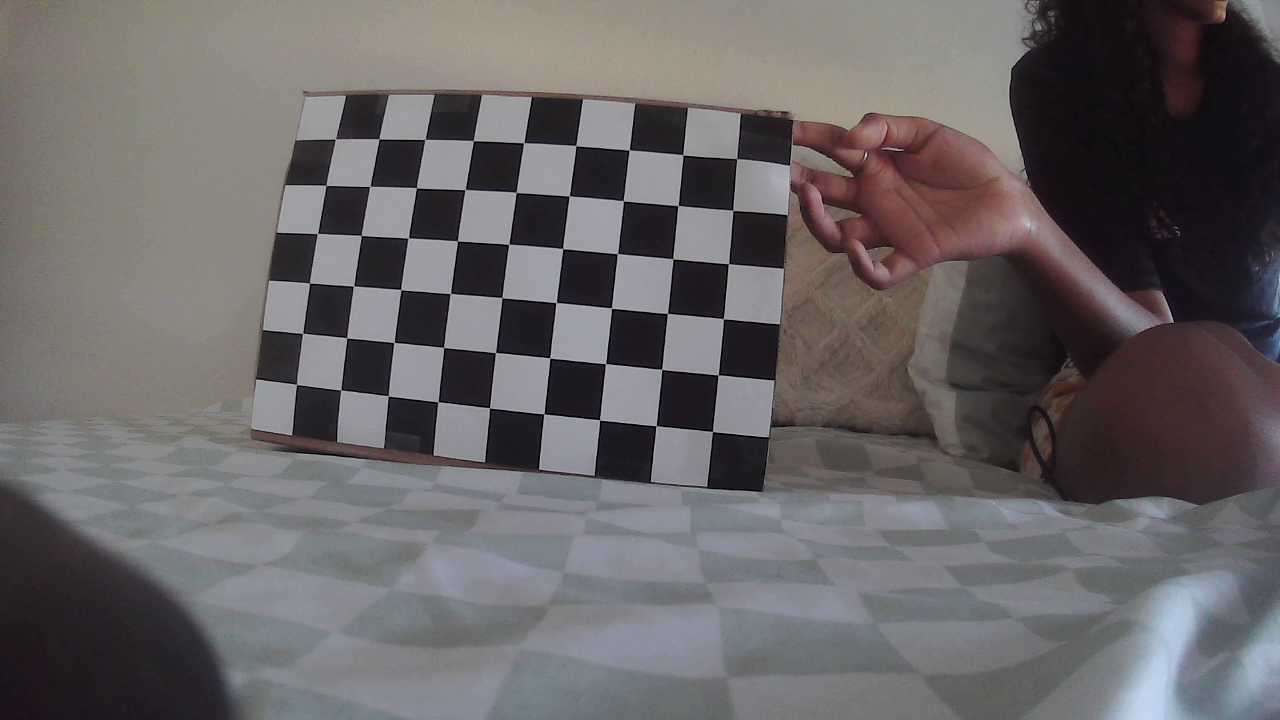
#> input picture lidar_camera_calibration/pairs/pair_006_image.png, 1280 x 720 px; its folder holds only this picture in this run
$ python 02_detect_checkerboard_pose.py
#> lines starting #> are read from the running program, lines starting #| are printed output that depends on the picture; after the words box and inside, x2 and y2 are one past the last pixel; in counts of white or black regions, pixels touching at a corner belong together
"""
Step 2: estimate checkerboard pose in each captured RGB image.

Run:
    python 02_detect_checkerboard_pose.py
"""

from pathlib import Path

import cv2
import numpy as np


CHECKERBOARD = (9, 6)
SQUARE_SIZE = 0.025  # meters
RGB_CALIBRATION_FILE = Path("../rgb_calibration/camera_calibration_normal.npz")
PAIR_DIR = Path("pairs")
POSE_DIR = Path("checkerboard_poses")
OUT_FILE = POSE_DIR / "checkerboard_poses.npz"


def make_object_points():
    objp = np.zeros((CHECKERBOARD[0] * CHECKERBOARD[1], 3), np.float32)
    objp[:, :2] = np.mgrid[0 : CHECKERBOARD[0], 0 : CHECKERBOARD[1]].T.reshape(-1, 2)
    objp *= SQUARE_SIZE
    return objp


def find_corners(image):
    gray = cv2.cvtColor(image, cv2.COLOR_BGR2GRAY)

    if hasattr(cv2, "findChessboardCornersSB"):
        flags = cv2.CALIB_CB_EXHAUSTIVE + cv2.CALIB_CB_ACCURACY
        found, corners = cv2.findChessboardCornersSB(gray, CHECKERBOARD, flags)
        if found:
            return True, corners.astype(np.float32)

    flags = cv2.CALIB_CB_ADAPTIVE_THRESH + cv2.CALIB_CB_NORMALIZE_IMAGE
    found, corners = cv2.findChessboardCorners(gray, CHECKERBOARD, flags)
    if not found:
        return False, None

    criteria = (cv2.TERM_CRITERIA_EPS + cv2.TERM_CRITERIA_MAX_ITER, 30, 0.001)
    corners = cv2.cornerSubPix(gray, corners, (11, 11), (-1, -1), criteria)
    return True, corners


def pose_to_plane(rvec, tvec):
    """Return checkerboard plane normal and one plane point in camera coordinates."""
    R, _ = cv2.Rodrigues(rvec)
    normal_camera = R @ np.array([[0.0], [0.0], [1.0]])
    normal_camera = normal_camera.reshape(3)
    normal_camera /= np.linalg.norm(normal_camera)
    point_camera = tvec.reshape(3)
    return normal_camera, point_camera


def main():
    POSE_DIR.mkdir(exist_ok=True)

    if not RGB_CALIBRATION_FILE.exists():
        print(f"Error: missing {RGB_CALIBRATION_FILE}")
        return

    calib = np.load(RGB_CALIBRATION_FILE)
#> (reads rgb_calibration/camera_calibration_normal.npz from the repository)
    camera_matrix = calib["camera_matrix"]
    dist_coeffs = calib["dist_coeffs"]
    objp = make_object_points()

    pair_ids = []
    rvecs = []
    tvecs = []
    normals = []
    plane_points = []

    for image_path in sorted(PAIR_DIR.glob("pair_*_image.png")):
        pair_id = image_path.stem.split("_")[1]
        image = cv2.imread(str(image_path))
#> image is the input picture: shape (720, 1280, 3); mean B, G, R 101.5, 100.3, 103.9
        if image is None:
            print(f"Skipping unreadable image: {image_path}")
            continue

        found, corners = find_corners(image)
#> in find_corners, `gray = cv2.cvtColor(image, cv2.COLOR_BGR2GRAY)`:
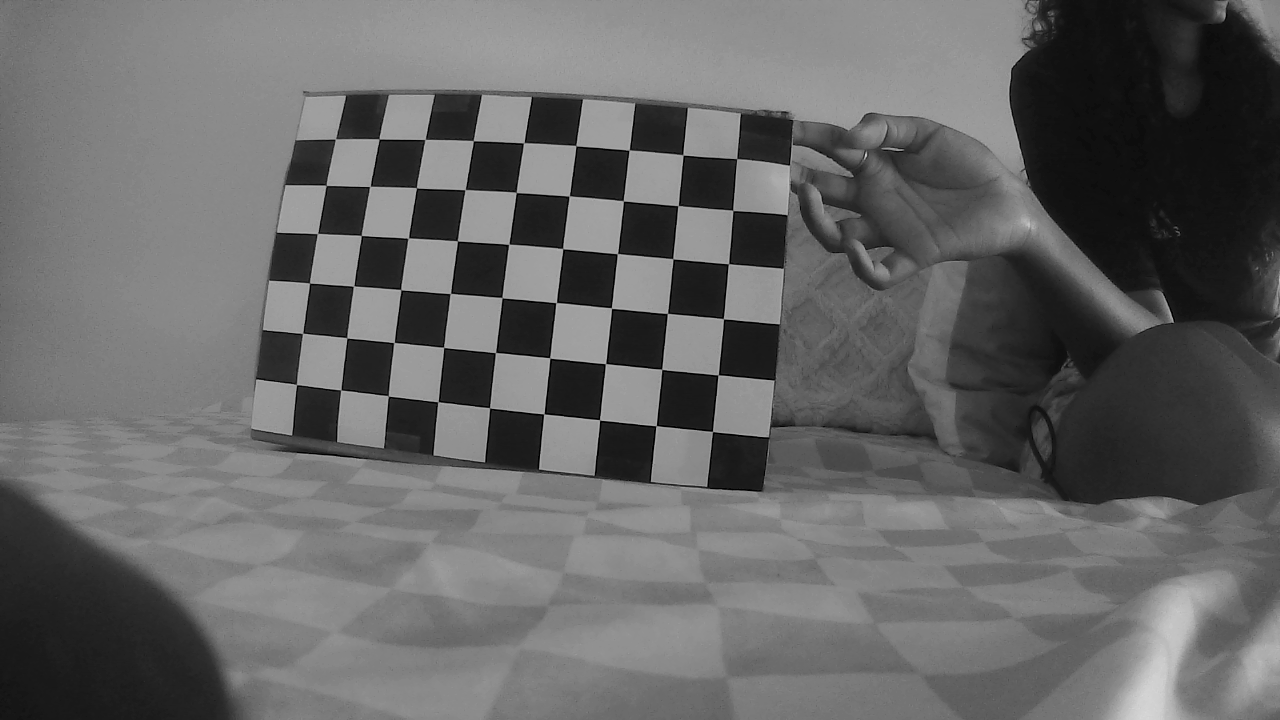
#> gray: shape (720, 1280); min 0, max 217, mean 101.5
#> in find_corners, `found, corners = cv2.findChessboardCornersSB(gray, CHECKERBOARD, flags)`: found = True; corners = 54 rows, first 8: [335.5, 138.7], [378.8, 138.7], [425, 139.2], [473.2, 140.5], [523.7, 142.5], [575.9, 145.6], [629.2, 149.9], [682.9, 154.7]
#> found = True
        if not found:
            print(f"Skipped pair {pair_id}: checkerboard not found")
            continue

        ok, rvec, tvec = cv2.solvePnP(
            objp,
            corners,
            camera_matrix,
            dist_coeffs,
            flags=cv2.SOLVEPNP_ITERATIVE,
        )
#> ok = True; rvec = [-0.0353, 0.0226, 0.102]; tvec = [-0.16, -0.126, 0.377]
        if not ok:
            print(f"Skipped pair {pair_id}: solvePnP failed")
            continue

        normal, plane_point = pose_to_plane(rvec, tvec)
#> in pose_to_plane, `R, _ = cv2.Rodrigues(rvec)`: R = [[0.995, -0.103, 0.0207], [0.102, 0.994, 0.0364], [-0.0243, -0.0341, 0.999]]
#> in pose_to_plane, `normal_camera = R @ np.array([[0.0], [0.0], [1.0]])`: normal_camera = [0.0207, 0.0364, 0.999]
#> in pose_to_plane, `point_camera = tvec.reshape(3)`: point_camera = [-0.16, -0.126, 0.377]
#> normal = [0.0207, 0.0364, 0.999]; plane_point = [-0.16, -0.126, 0.377]
        pair_ids.append(pair_id)
        rvecs.append(rvec.reshape(3))
        tvecs.append(tvec.reshape(3))
        normals.append(normal)
        plane_points.append(plane_point)

        np.savez(
            POSE_DIR / f"pair_{pair_id}_pose.npz",
            rvec=rvec,
            tvec=tvec,
            plane_normal_camera=normal,
            plane_point_camera=plane_point,
        )

        vis = image.copy()
        cv2.drawChessboardCorners(vis, CHECKERBOARD, corners, found)
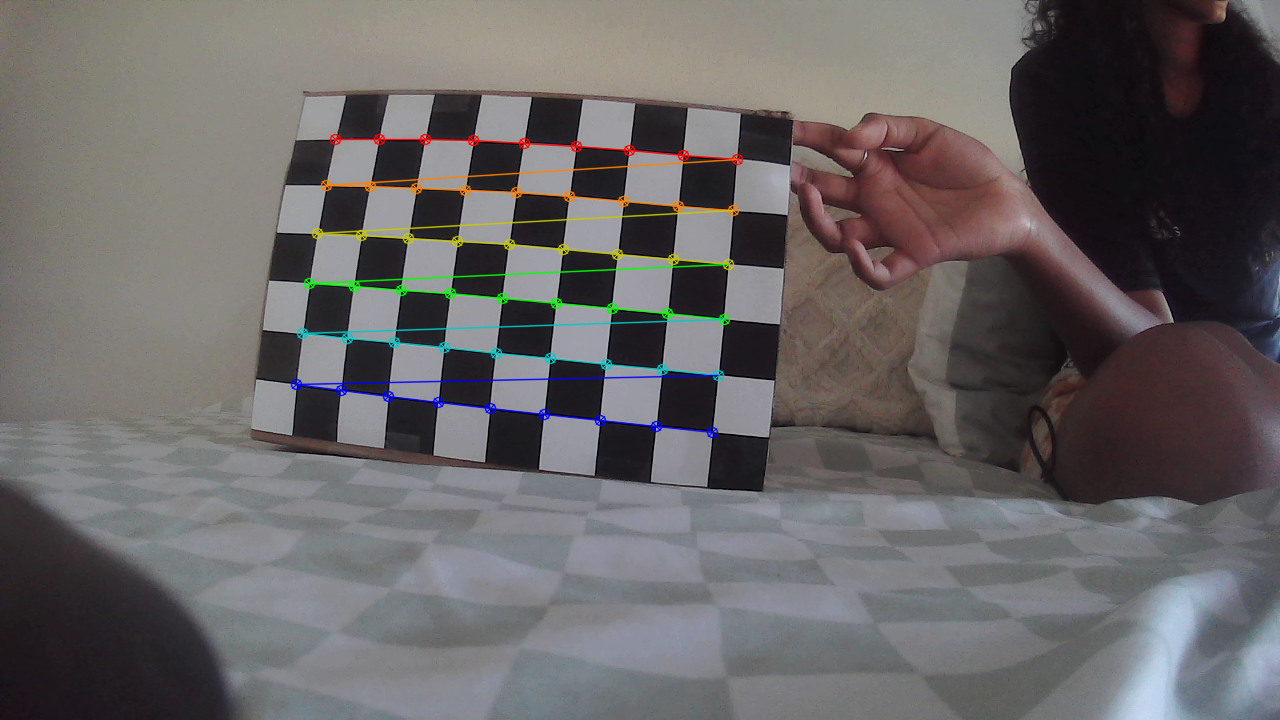
#> vis: shape (720, 1280, 3); 1.94% of pixels changed, all inside (x1, y1, x2, y2) = (290, 133, 744, 439)
        cv2.imwrite(str(POSE_DIR / f"pair_{pair_id}_corners.png"), vis)
        print(f"Pose saved for pair {pair_id}")

    if not pair_ids:
        print("Error: no checkerboard poses were detected.")
        return

    np.savez(
        OUT_FILE,
        pair_ids=np.array(pair_ids),
        rvecs=np.array(rvecs),
        tvecs=np.array(tvecs),
        plane_normals_camera=np.array(normals),
        plane_points_camera=np.array(plane_points),
    )
    print(f"Saved {OUT_FILE.resolve()}")


if __name__ == "__main__":
    main()
